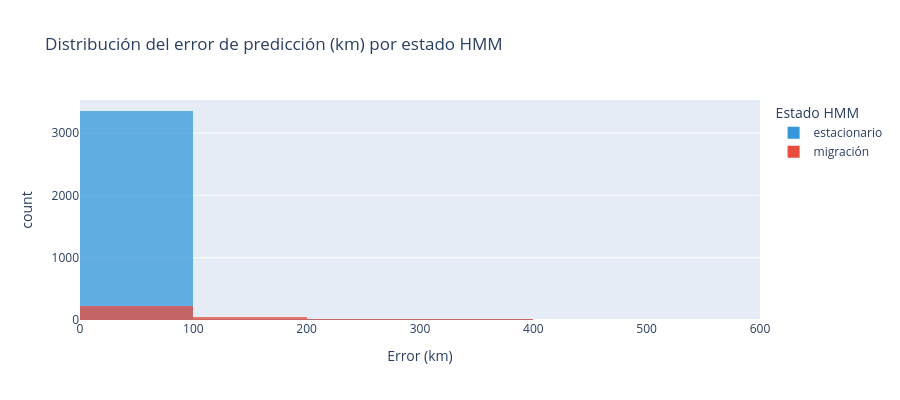

The notebook cell saved with this chart:
### Markdown cell above
## 4. Distribución del error con Plotly

### Code cell
import plotly.express as px
import plotly.graph_objects as go

test_df['estado_label'] = test_df['estado_hmm'].map({0: 'migración', 1: 'estacionario'})

fig_hist = px.histogram(
    test_df, x='error_km', color='estado_label', nbins=80,
    color_discrete_map={'migración': '#e74c3c', 'estacionario': '#3498db'},
    title='Distribución del error de predicción (km) por estado HMM',
    labels={'error_km': 'Error (km)', 'estado_label': 'Estado HMM'},
    opacity=0.75
)
fig_hist.update_layout(barmode='overlay', xaxis_range=[0, 600], height=400)
fig_hist.show()
fig_hist.write_html('../img/o5/error_histograma.html', include_plotlyjs='cdn')

### Figure 1 — Plotly figure (JSON) as saved in the notebook; plotly's stock layout.template omitted (floating-point values rounded to 4 significant figures; data arrays with more than 128 entries replaced by an {"elided": "..."} marker saying what was removed)
{"data": [{"bingroup": "x", "hovertemplate": "Estado HMM=estacionario<br>Error (km)=%{x}<br>count=%{y}<extra></extra>", "legendgroup": "estacionario", "marker": {"color": "#3498db", "opacity": 0.75, "pattern": {"shape": ""}}, "name": "estacionario", "nbinsx": 80, "orientation": "v", "showlegend": true, "type": "histogram", "x": {"elided": "3448 float values"}, "xaxis": "x", "yaxis": "y"}, {"bingroup": "x", "hovertemplate": "Estado HMM=migración<br>Error (km)=%{x}<br>count=%{y}<extra></extra>", "legendgroup": "migración", "marker": {"color": "#e74c3c", "opacity": 0.75, "pattern": {"shape": ""}}, "name": "migración", "nbinsx": 80, "orientation": "v", "showlegend": true, "type": "histogram", "x": {"elided": "334 float values"}, "xaxis": "x", "yaxis": "y"}], "layout": {"barmode": "overlay", "height": 400, "legend": {"title": {"text": "Estado HMM"}, "tracegroupgap": 0}, "title": {"text": "Distribución del error de predicción (km) por estado HMM"}, "xaxis": {"anchor": "y", "domain": [0.0, 1.0], "range": [0, 600], "title": {"text": "Error (km)"}}, "yaxis": {"anchor": "x", "domain": [0.0, 1.0], "title": {"text": "count"}}}}
